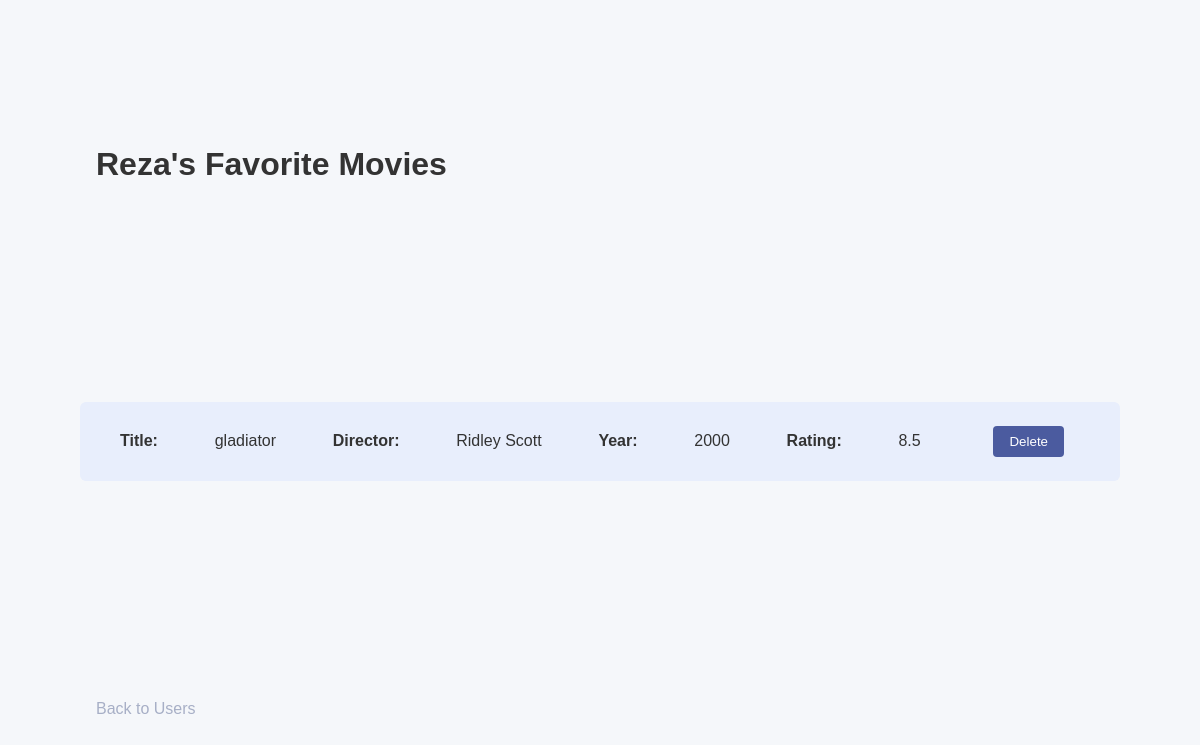
Page /users/1 on the committed database.
### datamanager/models.py (models this page shows, shortened)
class User(db.Model):
    __tablename__ = 'users'
    id = db.Column(db.Integer, primary_key=True)
    name = db.Column(db.String(50), nullable=False)
    movies = db.relationship('Movie', backref='user', cascade='all, delete-orphan')

class Movie(db.Model):
    __tablename__ = 'movies'
    id = db.Column(db.Integer, primary_key=True)
    name = db.Column(db.String(100), nullable=False)
    director = db.Column(db.String(100), nullable=True)
    year = db.Column(db.Integer, nullable=True)
    rating = db.Column(db.Float, nullable=True)
    user_id = db.Column(db.Integer, db.ForeignKey('users.id'), nullable=False)

### users/routes.py (the view)
@users_bp.route('/<int:user_id>')
def user_movies(user_id):
    user = User.query.get(user_id)
    current_app.logger.debug("Data retrieved for user %s: %s", user_id, user)
    if not user:
        current_app.logger.warning("User %s not found", user_id)
        return render_template("404.html"), 404
    movies = user.movies
    if not movies:
        current_app.logger.info("No movies for user %s", user_id)
    else:
        current_app.logger.info("Movies for user %s: %s", user_id, movies)
    return render_template("user_movies.html", user=user, movies=movies)

### templates/user_movies.html (shortened to what this page needs)
<!doctype html>
<html lang="en">
<head>
  <link rel="stylesheet" href="{{ url_for('static', filename='styles.css') }}">
</head>
<body>
<h1>{{ user.name.title() }}'s Favorite Movies</h1>
<ul class="movies-list">
  {% for movie in movies %}
  <li>
    <strong>Title:</strong> {{ movie.name }} <br>
    <strong>Director:</strong> {{ movie.director }} <br>
    <strong>Year:</strong> {{ movie.year }} <br>
    <strong>Rating:</strong> {{ movie.rating }}
    <form action="{{ url_for('movies.delete_movie', user_id=user.id, movie_id=movie.id)}}" method="POST" style="display: inline">
      <button type="submit">Delete</button>
    </form>
  </li>
  {% else %}
  <p>No movies found for this user.</p>
  {% endfor %}
</ul>
<a href="/users">Back to Users</a>
</body>
</html>

### static/styles.css (style rules this page uses)
* { margin: auto 1rem; padding: 1rem 1rem; }
body { font-family: Arial, sans-serif; background-color: #f5f7fa; color: #333; min-height: 100vh; display: flex; flex-direction: column; }
a { color: #a7afc6; text-decoration: none; }
.user-list, .movies-list { list-style: none; padding: 0; }
.user-list li, .movies-list li { display: flex; justify-content: space-between; align-items: center; background-color: #e8eefc; padding: 0.5rem; margin: 0.5rem 0; border-radius: 6px; }
button, .user-link { background-color: #4b5b9f; color: white; padding: 0.4rem 1rem; border: none; border-radius: 4px; cursor: pointer; }
button[type="submit"] { background-color: #4b5b9f; color: white; padding: 0.5rem 1rem; border: none; border-radius: 4px; cursor: pointer; }

### rows in the picture
User: name "Reza"
Movie: name "gladiator", director "Ridley Scott", year "2000", rating "8.5"
